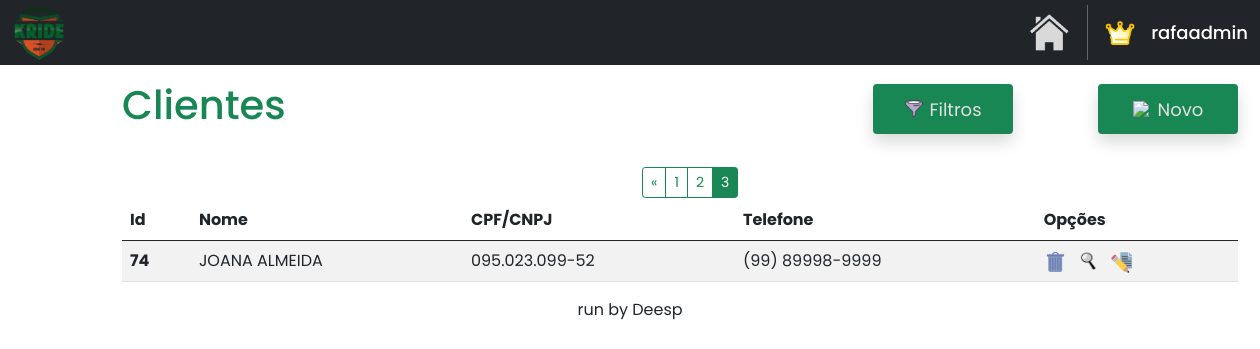
Before: /home/clientes?page=3 (signed in) with the older database file.
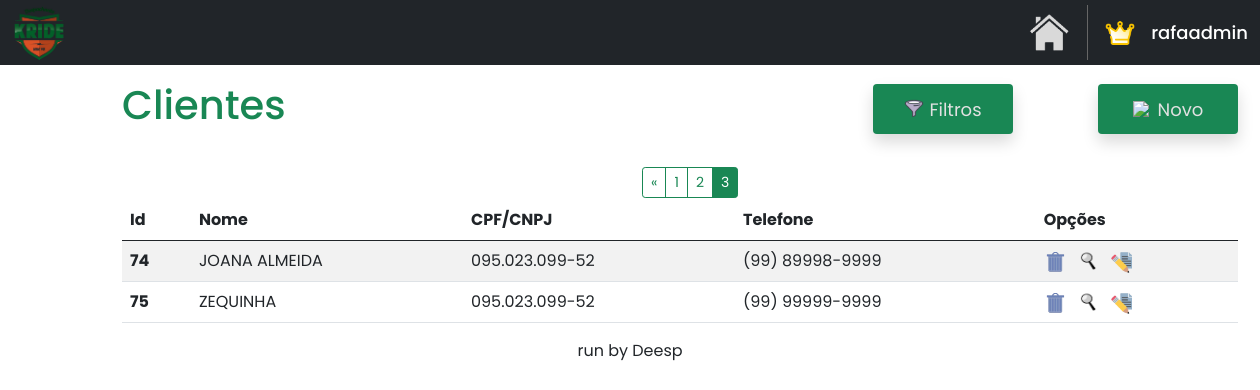
After: the same page with the newer database file.
### clientes/models.py (models this page shows)
class Cliente(models.Model):
    name = models.CharField(max_length=40)
    cpf_cnpj = models.CharField(max_length=25)
    telefone = models.CharField(max_length=25)
    cep = models.CharField(max_length=50, default='')
    bairro = models.CharField(max_length=30, default='')
    estado = models.CharField(max_length=30, default='')
    cidade = models.CharField(max_length=25, default='')
    numero = models.CharField(max_length=10, default='')
    email = models.EmailField(max_length=100, null=True, blank=True)
    data_criacao = models.DateTimeField(auto_now_add=True)

### clientes/views.py (the view)
# urls.py: path('clientes', clienteviews.clientes, name='clientes'),
@login_required
def clientes(request):
    return paginacao(request)

### clientes/views.py (called while the page is built)
@login_required
def paginacao(request):
    clientes = Cliente.objects.all().values('id', 'name', 'cpf_cnpj', 'telefone')
    clientes_paginados = Paginator(clientes, 15)
    page_num = request.GET.get('page')
    clientes = clientes_paginados.get_page(page_num)
    return render(request, 'clientes.html', {'clientes': clientes})

### clientes/templates/clientes.html (shortened to what this page needs)
{% extends "base.html" %}
{% load static %}
{% block content %}
<!DOCTYPE html>
<html lang="en">
<head>
    <link href="https://cdn.jsdelivr.net/npm/bootstrap@5.0.2/dist/css/bootstrap.min.css" rel="stylesheet">
</head>
<body>
    <div class="container mt-3 custom-container">
        <div class="d-flex justify-content-start align-items-center">
            <h1 class="me-auto text-success">Clientes</h1>
            <div class="shadow bg-success rounded" style="width: 140px; height: 50px; margin-left: auto;">
                <a href="#" style="text-decoration: none; display: flex; align-items: center; justify-content: center; width: 100%; height: 100%;" id="btnMostrarFiltro">
                    <img src="{% static 'images/mini-filtro.png' %}" style="width: 20px; margin-right: 5px;">
                    <p class="hover-link" style="font-size: 18px; margin: 0;">Filtros</p>
                </a>
            </div>
            <div class="shadow bg-success rounded" style="width: 140px; height: 50px; margin-left: 85px;">
                <a href="{% url 'novo_cliente' %}" style="text-decoration: none; display: flex; align-items: center; justify-content: center; width: 100%; height: 100%;" id="btnMostrarClientes">
                    <img src="{% static 'images/novo.png' %}" style="width: 20px; margin-right: 5px;">
                    <p class="hover-link" style="font-size: 18px; margin: 0;">Novo</p>
                </a>
            </div>
        </div>
        {% if clientes.has_other_pages %}
            <div class="btn-group" role="group" aria-label="Item pagination" style="margin-left: 520px; margin-top: 30px; margin-bottom: -14px;">
                {% if clientes.has_previous %}
                    <a href="?page={{ clientes.previous_page_number }}" class="btn btn-outline-success btn-sm">&laquo;</a>
                {% endif %}
                {% for page_number in clientes.paginator.page_range %}
                    {% if page_number == 1 or page_number == clientes.paginator.num_pages or page_number == clientes.number %}
                        <a href="?page={{ page_number }}"
                        class="btn btn-outline-success btn-sm {% if page_number == clientes.number %}active{% endif %}">
                            {{ page_number }}
                        </a>
                    {% elif page_number <= clientes.number|add:'2' and page_number >= clientes.number|add:'-2' %}
                        <a href="?page={{ page_number }}"
                        class="btn btn-outline-success btn-sm {% if page_number == clientes.number %}active{% endif %}">
                            {{ page_number }}
                        </a>
                    {% elif page_number == 2 or page_number == clientes.paginator.num_pages|add:'-1' %}
                        <span class="btn btn-outline-success btn-sm">...</span>
                    {% endif %}
                {% endfor %}
            </div>
        {% endif %}
        <table class="table table-striped mt-3">
            <thead>
                <tr>
                    <th scope="col">Id</th>
                    <th scope="col">Nome</th>
                    <th scope="col">CPF/CNPJ</th>
                    <th scope="col">Telefone</th>
                    <th scope="col">Opções</th>
                </tr>
            </thead>
            <tbody id="tbodyClientes">
                {% for cliente in clientes %}
                    <tr>
                        <th>{{cliente.id}}</th>
                        <td>{{cliente.name|upper}}</td>
                        <td>{{cliente.cpf_cnpj}}</td>
                        <td>{{cliente.telefone}}</td>
                        <td>
                            <div style="display: flex; gap: 10px;">
                                <a href="#" class="delete-button" data-toggle="modal" data-target="#confirmDeleteModal" data-url="{% url 'excluir_cliente' cliente.id %}" title="EXCLUIR">
                                    <img src="{% static 'index/images/excluir.png' %}" style="width: 24px; height: 22px;">
                                </a>
                                <a href="{% url 'consultar_cliente' cliente.id %}" title="CONSULTAR">
                                    <img src="{% static 'index/images/consultar.png' %}" style="width: 22px; height: 23px;">
                                </a>
                                <a href="{% url 'editar_cliente' cliente.id %}" title="EDITAR">
                                    <img src="{% static 'index/images/editar.png' %}" style="width: 22px; height: 23px;">
                                </a>
                            </div>
                        </td>
                    </tr>
                {% endfor %}
            </tbody>
        </table>
    </div>
</body>
</html>
{% endblock %}

### base/base.html (shortened to what this page needs)
{% load static %}
<!DOCTYPE html>
<html lang="en">
<head>
</head>
<body>
    <nav class="navbar navbar-expand bg-dark" style="height: 65px;">
        <div class="container-fluid">
            <a href="#">
                <img src="{% static 'images/logo1.png' %}" style="width: 55px;">
            </a>
        </div>
        <a href="{% url 'home' %}" style="text-decoration: none;">
            <img src="{% static 'images/home.png' %}" title="VOLTAR PARA A HOME" style="width: 40px; margin-right: 18px;">
        </a>
        <div class="container user-div" id="profile" style="width: 200px; cursor: pointer;">
            {% if user.is_superuser %}
                <img src="{% static 'images/master.png' %}" title="MASTER USER" style="width: 30px; margin-right: 0px;">
            {% else %}
                <img src="{% static 'images/user_profile.png' %}" title="USUÁRIO" style="width: 26px; margin-right: 0px;">
            {% endif %}
            {% if user.is_authenticated %}
                <h5 class="text-white mt-2" style="font-size: large;">{{ user.username }}</h5>
            {% endif %}
        </div>
    </nav>
    {% block content %}{% endblock %}
    <div class="text-center">
        <p>run by Deesp</p>
    </div>
</body>
</html>

### clientes/templates/clientes.html (style rules this page uses)
body { font-family: 'Poppins', sans-serif; }
.hover-link { color: rgb(225, 225, 225); transition: color 0.3s ease; }
.custom-container { margin-left: 110px; margin-right: 100px; }

Changed rows visible on the page:
added Cliente: id "75", name "ZEQUINHA", cpf_cnpj "095.023.099-52", telefone "(99) 99999-9999"
